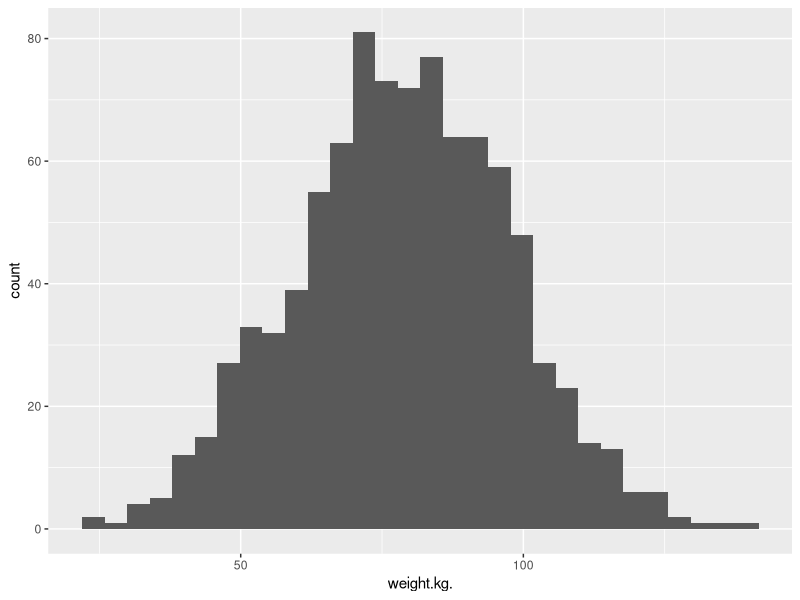
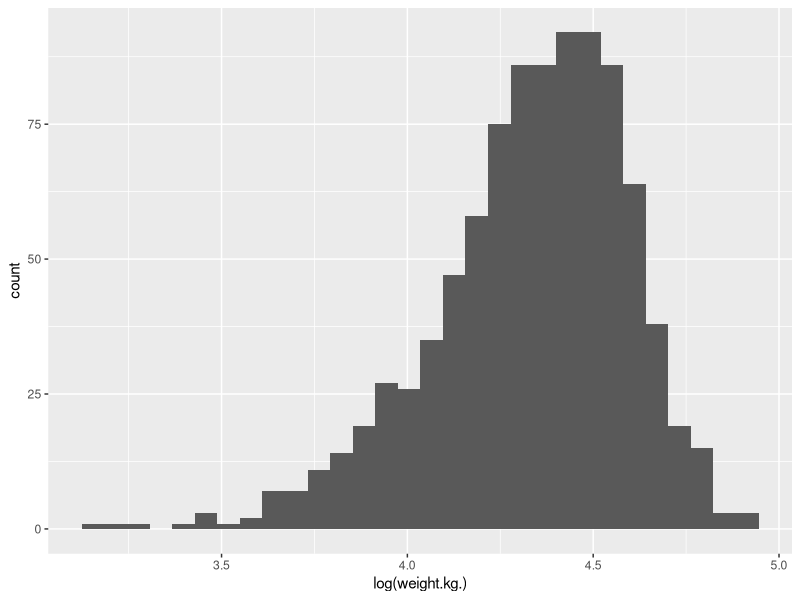
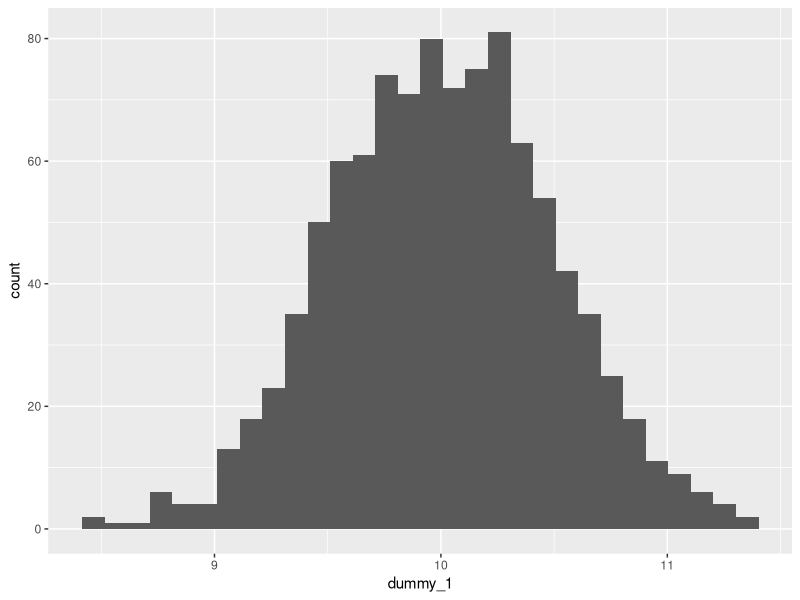
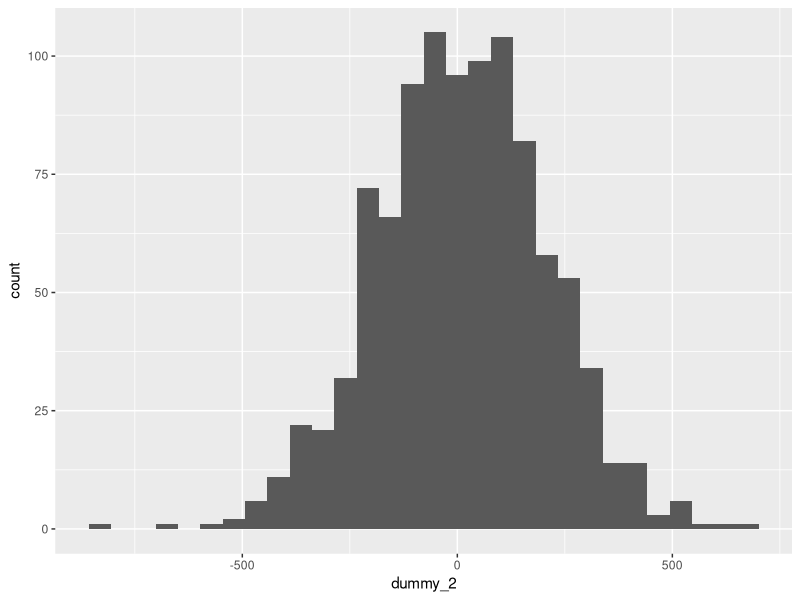

Reproduce these figures in R, in order. (Note: this script raises an error after producing the figures.)
## ---- chunk 1
## Limit printing output to max. 100 lines to avoid endless scrolling
options(max.print = 100)
## ---- chunk 2
# We will need these libraries and this data later.
library(tidyverse)
library(ggplot2)

# loading data
hgtwgt_survey <- read.csv("data/hgt_wgt.csv")

## ---- chunk 3
ggplot(hgtwgt_survey, aes(x = weight.kg.)) +
  geom_histogram()
## ---- chunk 4
ggplot(hgtwgt_survey, aes(x = log(weight.kg.))) +
  geom_histogram()
## ---- chunk 5
# small standard deviation
dummy_1 <- rnorm(1000, mean = 10, sd = 0.5)
dummy_1 <- as.data.frame(dummy_1)
ggplot(dummy_1, aes(x = dummy_1)) +
  geom_histogram()

# larger standard deviation
dummy_2 <- rnorm(1000, mean = 10, sd = 200)
dummy_2 <- as.data.frame(dummy_2)
ggplot(dummy_2, aes(x = dummy_2)) +
  geom_histogram()
## ---- chunk 6
mean(hgtwgt_survey$weight.kg., na.rm = TRUE)
## ---- chunk 7
sdweight <- sd(hgtwgt_survey$weight.kg., na.rm = TRUE)
print(sdweight)

varweight <- var(hgtwgt_survey$weight.kg., na.rm = TRUE)
print(varweight)
sqrt(varweight) == sdweight
## ---- chunk 8
median(hgtwgt_survey$weight.kg., na.rm = TRUE)
## ---- chunk 9
IQR(hgtwgt_survey$weight.kg., na.rm = TRUE)
## ---- chunk 10
table(hgtwgt_survey$gender.M.)
## ---- chunk 11
gendertable <- table(hgtwgt_survey$gender.M.)
prop.table(gendertable)
## ---- chunk 12
table(
  hgtwgt_survey$gender.M.,
  hgtwgt_survey$age.yrs.
)
## ---- chunk 13
hgtwgt_survey %>%
  group_by(gender.M.) %>%
  summarise(mean = mean(height.cm., na.rm=TRUE), n = n())
## ---- chunk 14
t.test(height.cm. ~ gender.M., data = hgtwgt_survey)

# we can also specify specific components
t.test(height.cm. ~ gender.M., data = hgtwgt_survey)$statistic
t.test(height.cm. ~ gender.M., data = hgtwgt_survey)$parameter
## ---- chunk 15
anovamodel <- aov(lon_dims_imd_2019$health_london_rank ~ lon_dims_imd_2019$la19nm)
summary(anovamodel)

TukeyHSD(anovamodel)
## ---- chunk 16
cor.test(lon_dims_imd_2019$Income_london_rank, lon_dims_imd_2019$health_london_rank)

ggplot(lon_dims_imd_2019, aes(Income_london_rank, health_london_rank)) +
  geom_point() +
  geom_smooth()
## ---- chunk 17
modelone <- lm(lon_dims_imd_2019$Income_london_rank ~ lon_dims_imd_2019$health_london_rank)
summary(modelone)
## ---- chunk 18
lon_dims_imd_2019 %>%
  mutate(city = factor(city))

modelttest <- lm(lon_dims_imd_2019$health_london_rank ~ lon_dims_imd_2019$city)

summary(modelttest)
